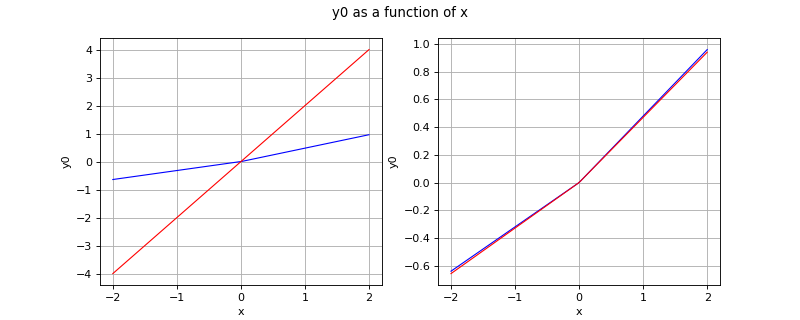

Here is the Python script that generated this plot:
import openturns as ot
import otrobopt
from matplotlib import pyplot as plt
from openturns.viewer import View

thetaDist = ot.Normal(2.0, 0.1)
if 'MeanStandardDeviationTradeoffMeasure' == 'WorstCaseMeasure':
    thetaDist = ot.Uniform(-1.0, 4.0)
elif 'ChanceMeasure' in 'MeanStandardDeviationTradeoffMeasure':
    thetaDist = ot.Normal(1.0, 1.0)

f_base = ot.SymbolicFunction(['x', 'theta'], ['x*theta'])
f = ot.ParametricFunction(f_base, [1], thetaDist.getMean())

if 'MeanStandardDeviationTradeoffMeasure' == 'JointChanceMeasure':
    measure = otrobopt.JointChanceMeasure(f, thetaDist, ot.GreaterOrEqual(), 0.95)
elif 'MeanStandardDeviationTradeoffMeasure' == 'IndividualChanceMeasure':
    measure = otrobopt.IndividualChanceMeasure(f,thetaDist, ot.GreaterOrEqual(), [0.95])
elif 'MeanStandardDeviationTradeoffMeasure' == 'MeanStandardDeviationTradeoffMeasure':
    measure =  otrobopt.MeanStandardDeviationTradeoffMeasure(f, thetaDist, [0.8])
elif 'MeanStandardDeviationTradeoffMeasure' == 'QuantileMeasure':
    measure =  otrobopt.QuantileMeasure(f, thetaDist, 0.99)
else:
    measure = otrobopt.MeanStandardDeviationTradeoffMeasure(f, thetaDist)

N = 10
experiment = ot.LHSExperiment(N)
factory = otrobopt.MeasureFactory(experiment)
discretizedMeasure = factory.build(measure)

continuous_measure = otrobopt.MeasureFunction(measure)
discretized_measure = otrobopt.MeasureFunction(discretizedMeasure)

x_min = -2.0
x_max = 2.0
n_points = 128

parametric_graph = f.draw(x_min, x_max, n_points)
continuous_graph = continuous_measure.draw(x_min, x_max, n_points)
discretized_graph = discretized_measure.draw(x_min, x_max, n_points)

parametric_curve = parametric_graph.getDrawable(0)
discretized_curve = discretized_graph.getDrawable(0)

left_graph = ot.Graph(continuous_graph)
left_graph.add(parametric_curve)
#left_graph.setLegends(['measure', 'parametric function'])
#left_graph.setLegendPosition('topright')
left_graph.setColors(['blue', 'red'])

right_graph = ot.Graph(continuous_graph)
right_graph.add(discretized_curve)
#right_graph.setLegends(['measure', 'discretized measure'])
#right_graph.setLegendPosition('topright')
right_graph.setColors(['blue', 'red'])

fig = plt.figure(figsize=(10, 4))
plt.suptitle(str(measure))
left_axis = fig.add_subplot(121)
right_axis = fig.add_subplot(122)

View(left_graph, figure=fig, axes=[left_axis], add_legend=False)
View(right_graph, figure=fig, axes=[right_axis], add_legend=False)
